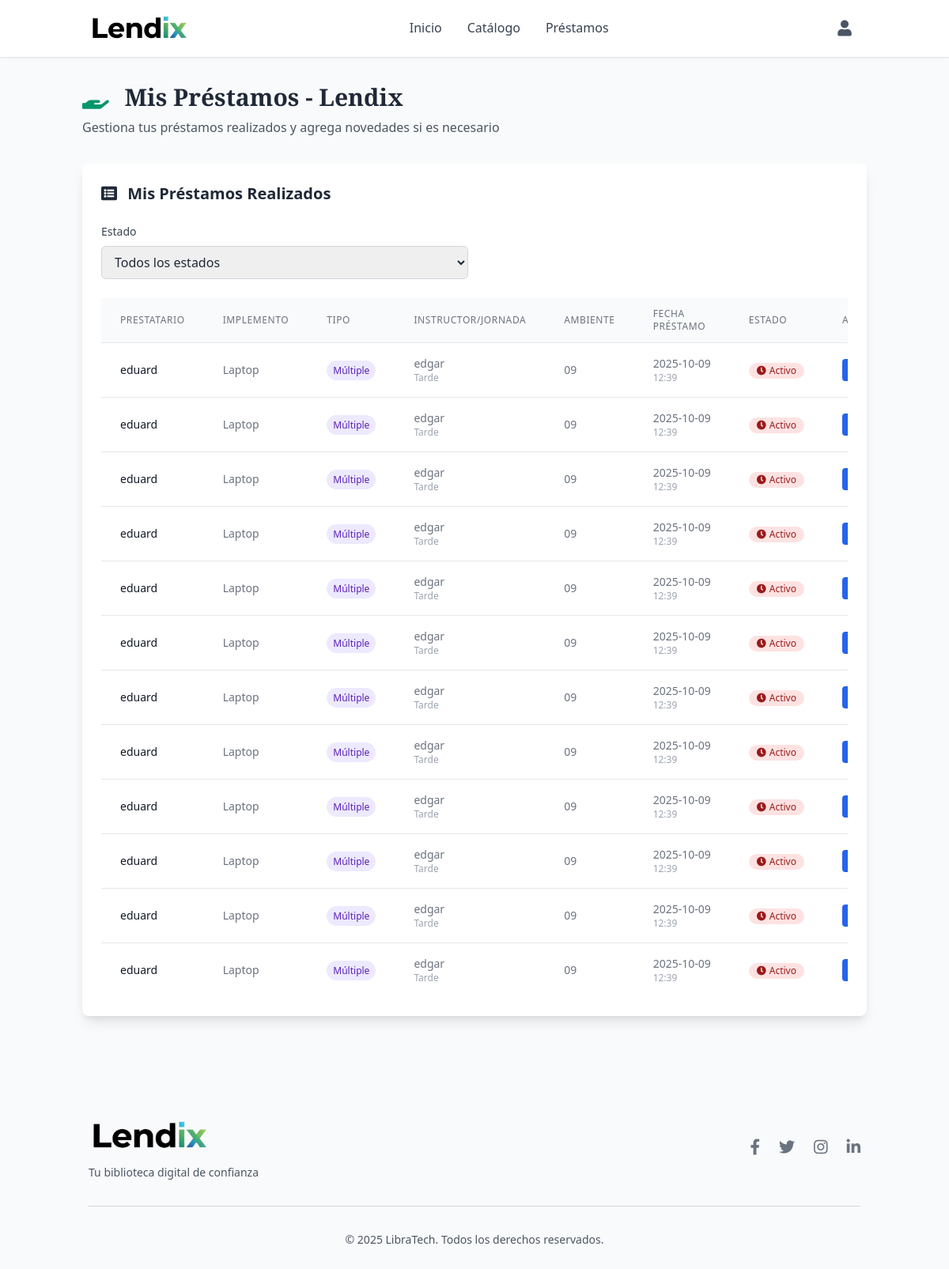
/admin/gestion_prestamos_instructores (signed in), run on the app's committed database.
### tables this page shows
CREATE TABLE prestamos (
                id INTEGER PRIMARY KEY AUTOINCREMENT,
                fk_usuario INTEGER NOT NULL,
                fk_implemento INTEGER NOT NULL,
                tipo_prestamo TEXT NOT NULL CHECK(tipo_prestamo IN ('individual', 'multiple')),
                nombre_prestatario TEXT NOT NULL,
                ficha TEXT,
                ambiente TEXT,
                horario TEXT,
                fecha_prestamo TIMESTAMP DEFAULT CURRENT_TIMESTAMP,
                fecha_devolucion TIMESTAMP,
                novedad TEXT DEFAULT 'Ninguna',
                estado_implemento_devolucion TEXT CHECK(estado_implemento_devolucion IN ('Bueno', 'Desgaste notable', 'Dañado')),
                observaciones TEXT, instructor TEXT, jornada TEXT,
                FOREIGN KEY (fk_usuario) REFERENCES usuarios(id),
                FOREIGN KEY (fk_implemento) REFERENCES implementos(id)
            );

CREATE TABLE implementos (
                id INTEGER PRIMARY KEY AUTOINCREMENT,
                implemento TEXT NOT NULL,
                descripcion TEXT NOT NULL,
                disponibilidad INTEGER NOT NULL DEFAULT 0,
                categoria TEXT,
                imagen_url TEXT,
                estado TEXT DEFAULT 'Bueno' CHECK(estado IN ('Bueno', 'Desgaste notable', 'Dañado')),
                fecha_creacion TIMESTAMP DEFAULT CURRENT_TIMESTAMP,
                fecha_actualizacion TIMESTAMP DEFAULT CURRENT_TIMESTAMP
            );

### routes/admin.py (the view)
@admin_bp.route('/gestion_prestamos_instructores')
@login_required
def gestion_prestamos_instructores():
    if session.get('rol') not in ['instructor', 'funcionario']:
        flash('No tienes permisos para acceder a esta página', 'error')
        return redirect('/')
    conn = get_db_connection()
    try:
        filtro_estado = request.args.get('estado', 'todos')
        query = '''
            SELECT p.*, i.implemento
            FROM prestamos p
            JOIN implementos i ON p.fk_implemento = i.id
            WHERE p.fk_usuario = ?
        '''
        params = [session.get('user_id')]
        if filtro_estado == 'activos':
            query += " AND p.fecha_devolucion IS NULL"
        elif filtro_estado == 'devueltos':
            query += " AND p.fecha_devolucion IS NOT NULL"
        query += " ORDER BY p.fecha_prestamo DESC"
        prestamos = conn.execute(query, params).fetchall()
    except Exception as e:
        flash(f'Error al cargar datos: {str(e)}', 'error')
        prestamos = []
    finally:
        conn.close()
    return render_template('views/gestion_prestamos_instructores.html',
                         prestamos=prestamos,
                         filtro_estado=filtro_estado)

### app.py (called while the page is built)
@app.context_processor
def inject_user():
    return dict(
        current_user={
            'id': session.get('user_id'),
            'nombre': session.get('user_nombre'),
            'email': session.get('user_email'),
            'rol': session.get('rol'),
            'is_authenticated': 'user_id' in session
        }
    )

### routes/login.py (called while the page is built)
def login_required(view):
    from functools import wraps
    @wraps(view)
    def wrapped_view(*args, **kwargs):
        if 'user_id' not in session:
            flash('Por favor, inicie sesión para acceder a esta página', 'error')
            return redirect(url_for('login.login'))
        return view(*args, **kwargs)
    return wrapped_view

### utils/db.py (called while the page is built)
def get_db_connection():
    conn = sqlite3.connect('models/database.db')
    conn.row_factory = sqlite3.Row
    return conn

### templates/views/gestion_prestamos_instructores.html (shortened to what this page needs)
{% extends "base.html" %}
{% block content %}
<div class="container mx-auto px-4 py-8">
    <div class="max-w-7xl mx-auto">
        <div class="mb-8">
            <h1 class="text-3xl font-serif font-bold text-gray-800 mb-2">
                <i class="fas fa-hand-holding mr-3 text-green-600"></i>
                Mis Préstamos - Lendix
            </h1>
            <p class="text-gray-600">
                Gestiona tus préstamos realizados y agrega novedades si es necesario
            </p>
        </div>
        <div class="bg-white rounded-lg shadow-lg p-6">
            <h2 class="text-xl font-semibold text-gray-800 mb-6">
                <i class="fas fa-list-alt mr-2 text-orange-600"></i>
                Mis Préstamos Realizados
            </h2>
            <div class="mb-6">
                <form method="GET" action="{{ url_for('admin.gestion_prestamos_instructores') }}" class="grid grid-cols-1 md:grid-cols-2 gap-4">
                    <div>
                        <label class="block text-sm font-medium text-gray-700 mb-2">Estado</label>
                        <select name="estado" class="w-full px-3 py-2 border border-gray-300 rounded-md focus:outline-none focus:ring-2 focus:ring-orange-500 focus:border-orange-500">
                            <option value="todos" {% if filtro_estado == 'todos' %}selected{% endif %}>Todos los estados</option>
                        </select>
                    </div>
                    <div class="flex items-end">
                        <button type="submit" class="w-full bg-orange-600 text-white py-2 px-4 rounded-md hover:bg-orange-700 focus:outline-none focus:ring-2 focus:ring-orange-500 focus:ring-offset-2 transition duration-150">
                            <i class="fas fa-filter mr-2"></i>
                        </button>
                    </div>
                </form>
            </div>
            {% if prestamos %}
                <div class="overflow-x-auto">
                    <table class="min-w-full divide-y divide-gray-200">
                        <thead class="bg-gray-50">
                            <tr>
                                <th class="px-6 py-3 text-left text-xs font-medium text-gray-500 uppercase tracking-wider">
                                    Prestatario
                                </th>
                                <th class="px-6 py-3 text-left text-xs font-medium text-gray-500 uppercase tracking-wider">
                                    Implemento
                                </th>
                                <th class="px-6 py-3 text-left text-xs font-medium text-gray-500 uppercase tracking-wider">
                                    Tipo
                                </th>
                                <th class="px-6 py-3 text-left text-xs font-medium text-gray-500 uppercase tracking-wider">
                                    Instructor/Jornada
                                </th>
                                <th class="px-6 py-3 text-left text-xs font-medium text-gray-500 uppercase tracking-wider">
                                    Ambiente
                                </th>
                                <th class="px-6 py-3 text-left text-xs font-medium text-gray-500 uppercase tracking-wider">
                                    Fecha Préstamo
                                </th>
                                <th class="px-6 py-3 text-left text-xs font-medium text-gray-500 uppercase tracking-wider">
                                    Estado
                                </th>
                                <th class="px-6 py-3 text-left text-xs font-medium text-gray-500 uppercase tracking-wider">
                                    Acciones
                                </th>
                            </tr>
                        </thead>
                        <tbody class="bg-white divide-y divide-gray-200">
                            {% for prestamo in prestamos %}
                            <tr class="hover:bg-gray-50">
                                <td class="px-6 py-4 whitespace-nowrap text-sm font-medium text-gray-900">
                                    {{ prestamo.nombre_prestatario }}
                                </td>
                                <td class="px-6 py-4 whitespace-nowrap text-sm text-gray-500">
                                    {{ prestamo.implemento }}
                                </td>
                                <td class="px-6 py-4 whitespace-nowrap text-sm text-gray-500">
                                    {% if prestamo.tipo_prestamo == 'individual' %}
                                        <span class="px-2 py-1 bg-green-100 text-green-800 text-xs rounded-full">
                                            Individual
                                        </span>
                                    {% else %}
                                        <span class="px-2 py-1 bg-purple-100 text-purple-800 text-xs rounded-full">
                                            Múltiple
                                        </span>
                                    {% endif %}
                                </td>
                                <td class="px-6 py-4 whitespace-nowrap text-sm text-gray-500">
                                    {% if prestamo.instructor %}
                                        <div>{{ prestamo.instructor }}</div>
                                        {% if prestamo.jornada %}
                                            <div class="text-xs text-gray-400">{{ prestamo.jornada }}</div>
                                        {% endif %}
                                    {% else %}
                                        <div>{{ prestamo.ficha or 'N/A' }}</div>
                                        {% if prestamo.horario %}
                                            <div class="text-xs text-gray-400">{{ prestamo.horario }}</div>
                                        {% endif %}
                                    {% endif %}
                                </td>
                                <td class="px-6 py-4 whitespace-nowrap text-sm text-gray-500">
                                    {{ prestamo.ambiente or 'N/A' }}
                                </td>
                                <td class="px-6 py-4 whitespace-nowrap text-sm text-gray-500">
                                    <div>{{ prestamo.fecha_prestamo[:10] }}</div>
                                    <div class="text-xs text-gray-400">{{ prestamo.fecha_prestamo[11:16] }}</div>
                                </td>
                                <td class="px-6 py-4 whitespace-nowrap">
                                    {% if prestamo.fecha_devolucion %}
                                        <span class="inline-flex items-center px-2.5 py-0.5 rounded-full text-xs font-medium bg-green-100 text-green-800">
                                            <i class="fas fa-check-circle mr-1"></i>
                                            Devuelto
                                        </span>
                                        <div class="text-xs text-gray-500 mt-1">{{ prestamo.fecha_devolucion[:10] }}</div>
                                        {% if prestamo.novedad and prestamo.novedad != 'Ninguna' %}
                                            <div class="text-xs text-orange-600 mt-1">
                                                <i class="fas fa-exclamation-triangle mr-1"></i>
                                                {{ prestamo.novedad }}
                                            </div>
                                        {% endif %}
                                    {% else %}
                                        <span class="inline-flex items-center px-2.5 py-0.5 rounded-full text-xs font-medium bg-red-100 text-red-800">
                                            <i class="fas fa-clock mr-1"></i>
                                            Activo
                                        </span>
                                    {% endif %}
                                </td>
                                <td class="px-6 py-4 whitespace-nowrap text-sm text-gray-500">
                                    {% if not prestamo.fecha_devolucion %}
                                        <button onclick="abrirModalNovedad('{{ prestamo.id }}', '{{ prestamo.implemento }}')"
                                                class="bg-blue-600 hover:bg-blue-700 text-white px-3 py-1 rounded text-sm transition duration-200">
                                        </button>
                                    {% else %}
                                        <span class="text-gray-400 text-sm">
                                            <i class="fas fa-check-circle mr-1 text-green-500"></i>
                                            Completo
                                        </span>
                                    {% endif %}
                                </td>
                            </tr>
                            {% endfor %}
                        </tbody>
                    </table>
                </div>
            {% else %}
                <div class="text-center py-8">
                    <i class="fas fa-inbox text-4xl text-gray-400 mb-4"></i>
                    <p class="text-gray-500">No tienes préstamos registrados.</p>
                    <p class="text-sm text-gray-400">Ve al catálogo para realizar préstamos.</p>
                </div>
            {% endif %}
        </div>
    </div>
</div>
{% endblock %}

### static/styles.css (style rules this page uses)
:root { --zay-green: #6B8E5A; --zay-green-light: #8BB87A; --zay-green-dark: #4A6B3A; --zay-green-pale: #E8F5EC; --zay-green-vibrant: #5A8B4A; --zay-green-accent: #7AB88E; --text-primary: #1F2937; --text-secondary: #6B7280; --text-tertiary: #9CA3AF; --border-light: #E5E7EB; --shadow-soft: 0 4px 20px rgba(0, 0, 0, 0.05); --shadow-medium: 0 10px 40px rgba(0, 0, 0, 0.08); --shadow-large: 0 20px 60px rgba(0, 0, 0, 0.12); }
body { font-family: 'Open Sans', sans-serif; color: var(--text-primary); line-height: 1.6; }
.font-serif { font-family: 'Merriweather', serif; }

### data on the page
prestamos: nombre_prestatario "eduard", implemento "Laptop", tipo_prestamo "Múltiple", instructor "edgar", jornada "Tarde", ambiente "09", fecha_prestamo "2025-10-09", fecha_prestamo "12:39"
prestamos: nombre_prestatario "eduard", implemento "Laptop", tipo_prestamo "Múltiple", instructor "edgar", jornada "Tarde", ambiente "09", fecha_prestamo "2025-10-09", fecha_prestamo "12:39"
prestamos: nombre_prestatario "eduard", implemento "Laptop", tipo_prestamo "Múltiple", instructor "edgar", jornada "Tarde", ambiente "09", fecha_prestamo "2025-10-09", fecha_prestamo "12:39"
prestamos: nombre_prestatario "eduard", implemento "Laptop", tipo_prestamo "Múltiple", instructor "edgar", jornada "Tarde", ambiente "09", fecha_prestamo "2025-10-09", fecha_prestamo "12:39"
prestamos: nombre_prestatario "eduard", implemento "Laptop", tipo_prestamo "Múltiple", instructor "edgar", jornada "Tarde", ambiente "09", fecha_prestamo "2025-10-09", fecha_prestamo "12:39"
prestamos: nombre_prestatario "eduard", implemento "Laptop", tipo_prestamo "Múltiple", instructor "edgar", jornada "Tarde", ambiente "09", fecha_prestamo "2025-10-09", fecha_prestamo "12:39"
prestamos: nombre_prestatario "eduard", implemento "Laptop", tipo_prestamo "Múltiple", instructor "edgar", jornada "Tarde", ambiente "09", fecha_prestamo "2025-10-09", fecha_prestamo "12:39"
prestamos: nombre_prestatario "eduard", implemento "Laptop", tipo_prestamo "Múltiple", instructor "edgar", jornada "Tarde", ambiente "09", fecha_prestamo "2025-10-09", fecha_prestamo "12:39"
prestamos: nombre_prestatario "eduard", implemento "Laptop", tipo_prestamo "Múltiple", instructor "edgar", jornada "Tarde", ambiente "09", fecha_prestamo "2025-10-09", fecha_prestamo "12:39"
prestamos: nombre_prestatario "eduard", implemento "Laptop", tipo_prestamo "Múltiple", instructor "edgar", jornada "Tarde", ambiente "09", fecha_prestamo "2025-10-09", fecha_prestamo "12:39"
prestamos: nombre_prestatario "eduard", implemento "Laptop", tipo_prestamo "Múltiple", instructor "edgar", jornada "Tarde", ambiente "09", fecha_prestamo "2025-10-09", fecha_prestamo "12:39"
prestamos: nombre_prestatario "eduard", implemento "Laptop", tipo_prestamo "Múltiple", instructor "edgar", jornada "Tarde", ambiente "09", fecha_prestamo "2025-10-09", fecha_prestamo "12:39"
